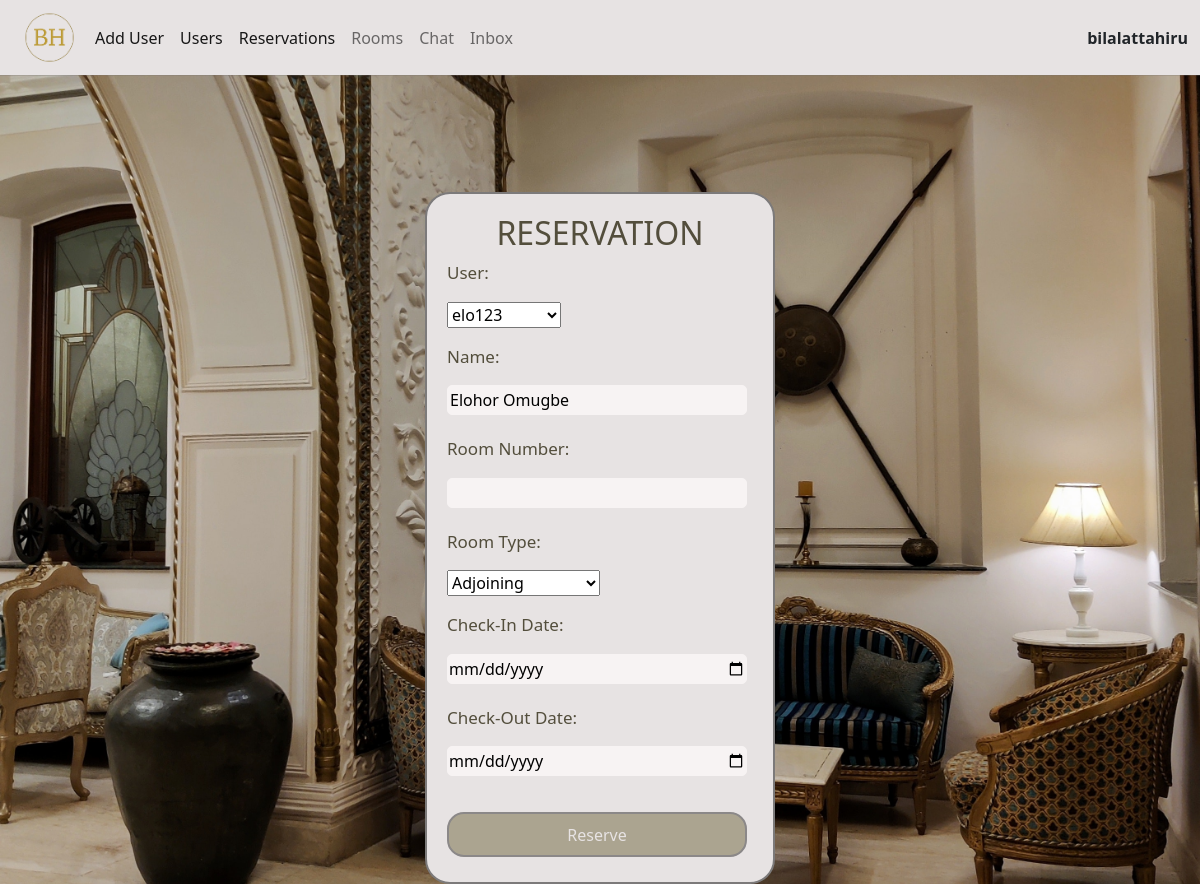
Page /hotel_admin/update/15/ (signed in) on the committed database.
### hotel_app/models.py (models this page shows, shortened)
class Reservation(models.Model):
    ROOM_TYPE=(
        ('Standard', 'Standard'),
        ('Executive', 'Executive'),
        ('Adjoining', 'Adjoining'),
        ('Presidential Suite', 'Presidential Suite')
    )
    STATUS= (
        ('Booked', 'Booked'),
        ('Cancelled', 'Cancelled')
    )
    name = models.CharField(max_length=100)
    room_number=models.IntegerField(null=True)
    room_type=models.CharField(max_length=120, null= True, choices=ROOM_TYPE)
    check_in = models.DateField()
    check_out = models.DateField()
    user = models.ForeignKey(User, on_delete=models.SET_NULL, null=True)
    status =models.CharField(max_length=120, default='Booked', choices=STATUS)

### hotel_admin/views.py (the view)
# urls.py: path('update/<int:pk>/', views.update_reservation, name="update"),
@login_required
def update_reservation(request, pk):
    reservation = get_object_or_404(Reservation, pk=pk)
    if request.method == 'POST':
        form = ReservationForm(request.POST, instance=reservation)
        if form.is_valid():
            form.save()
            return redirect('viewreservation')
    else:
        form = ReservationForm(instance=reservation)
    return render(request, 'hoteladmin/reserve.html', {'form': form, 'reservation': reservation})

### hotel_app/forms.py
class ReservationForm(ModelForm):
    class Meta:
        model = Reservation
        fields = ['user', 'name', 'room_number', 'room_type', 'check_in', 'check_out']

### hotel_admin/templates/hoteladmin/reserve.html (shortened to what this page needs)
{% extends 'hoteladmin/base2.html' %}
{% block content %}
<div class="container">
    <form action="" method="POST">
        <h2>RESERVATION</h2>
        <p><label for="user">User:</label></p>
        <p>{{form.user}}</p>
        <p><label for="name">Name:</label></p>
        <p>{{form.name}}</p>
        <p><label for="room_number">Room Number:</label></p>
        <p><input type="number"  name="room_number"></p>
        <p><label for="name">Room Type:</label></p>
        <p>{{form.room_type}}</p>
        <p><label for="check_in">Check-In Date:</label></p>
        <p><input type="date"  name="check_in"></p>
        <p><label for="check_out">Check-Out Date:</label></p>
        <p><input type="date"  name="check_out"></p>
        <input type="submit" value ="Reserve" class="btn btn-success">
    </form>
</div>
{% endblock %}

### hotel_admin/templates/hoteladmin/base2.html (shortened to what this page needs)
{% load static %}
<!DOCTYPE html>
<html>
<head>
    <link rel="stylesheet" href="https://cdn.jsdelivr.net/npm/bootstrap@5.0.0-beta3/dist/css/bootstrap.min.css">
    <link rel="stylesheet" href="{% static 'css/style3.css' %}">
</head>
<body background = {% static 'images/img/pexels-vidit-goel-15227142.jpg'%}
>
    <nav class="navbar navbar-expand-lg navbar-light bg-light" >
        <div class="container-fluid">
            <div class ="logo">
                <img src="{% static 'images/img/logo.png' %}" >
            </div>
            <div class="collapse navbar-collapse" id="navbarNav">
                <ul class="navbar-nav">
                    <li class="nav-item">
                        <a class="nav-link active" aria-current="page" href="../registeruser">Add User</a>
                    </li>
                    <li class="nav-item">
                        <a class="nav-link active" aria-current="page" href="../users">Users</a>
                    </li>
                    <li class="nav-item">
                        <a class="nav-link active" aria-current="page" href="../reservation">Reservations</a>
                    </li>
                    <li class="nav-item">
                        <a class="nav-link" href="../room">Rooms</a>
                    </li>
                    <li class="nav-item">
                        <a class="nav-link" href="../chat">Chat</a>
                    </li>
                    <li class="nav-item">
                        <a class="nav-link" href="../inbox">Inbox</a>
                    </li>
                </ul>
            </div>
            <span><b>{{request.user.username}}</b></span>
        </div>
    </nav>
<hr>
   {%block content %}{% endblock %}
</body>
</html>

### hotel_app/static/css/style3.css (style rules this page uses)
.container { margin-top: 15px; align-content: center; display: flex; justify-content: center; align-items: center; }
body { background-color: rgb(247, 243, 243); }
form { margin-top: 100px; background-color: rgb(231, 227, 227); border: 2px solid rgb(124, 122, 122); padding: 20px; border-radius: 25px; width: 350px; align-content: center; }
label { display: block; margin-bottom: 5px; color: rgb(83, 78, 60); font-size: 17px; }
input { background-color: rgb(247, 243, 243); border-radius: 5px; border: 1px solid rgb(247, 243, 243); height: 30px; width: 300px; margin-bottom: 5px; }
h2 { color:rgb(83, 78, 60); text-align: center; }
.btn { color:rgb(231, 227, 227); border: 2px solid rgb(139, 136, 136); margin-top: 15px; width: 300px; height: 45px; text-align: center; line-height: 20px; cursor: pointer; background: rgb(171, 164, 144); border-radius: 17px; }
.logo img { height: 200px; width: 200px; }
nav { height: 75px; }
.container-fluid { height:75px; background-color: rgb(231, 227, 227); }
hr { margin-top: auto; height: 4px; color:rgb(115, 112, 112) }
body { background-size: cover; background-repeat: no-repeat; background-position: center center; background-attachment: fixed; }
.logo img { height: 75px; width: 75px; }

### rows in the picture
Reservation: user "elo123", name "Elohor Omugbe", room_type "Adjoining"

### other values in the picture
{{ request.user.username }} "bilalattahiru"
